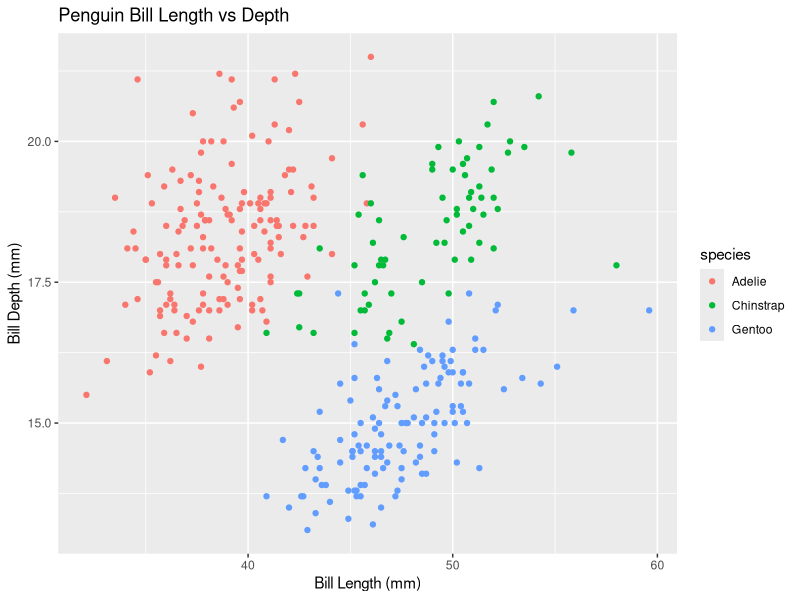
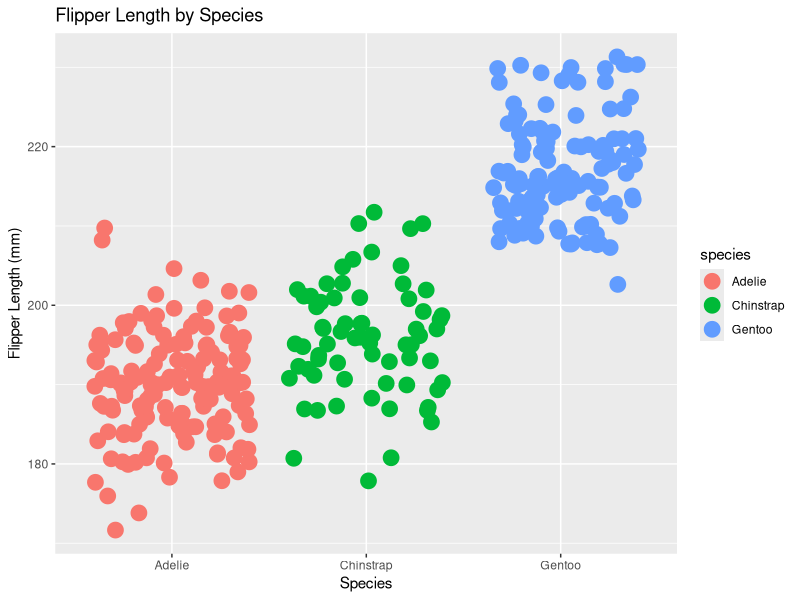

Write the R code that produced these figures, in order.
## ---- chunk 1
knitr::opts_chunk$set(echo = TRUE)
library(tidyverse)
library(palmerpenguins)
## ---- chunk 2
expression_a <- expression(x ^ 2)
derivative_a <- deriv(expression_a, "x")
x <- 3

eval(expression_a)
## ---- chunk 3
expression_b <- expression(2 * (3 * a + 2) ^ 4 - 5)
derivative_b <- deriv(expression_b, "a")
a <- 1.2

eval(expression_b)
## ---- chunk 4
expression_c <- expression((-4 * t)/(t ^ 2 + 1) ^ 3)
derivative_c <- deriv(expression_c, "t")
t <- 0

eval(expression_c)
## ---- chunk 5
penguin_bill_length_depth_plot <- ggplot(data = penguins, aes(x = bill_length_mm, y = bill_depth_mm)) +
  geom_point(aes(color = species)) +
  labs(x = "Bill Length (mm)", 
       y = "Bill Depth (mm)") +
  ggtitle("Penguin Bill Length vs Depth")

penguin_bill_length_depth_plot
  
## ---- chunk 6
ggplot(data = penguins, aes(x = species, y = flipper_length_mm)) +
  geom_jitter(aes(color = species), size = 5) +
  ggtitle("Flipper Length by Species") +
  labs(x = "Species", 
       y = "Flipper Length (mm)")
